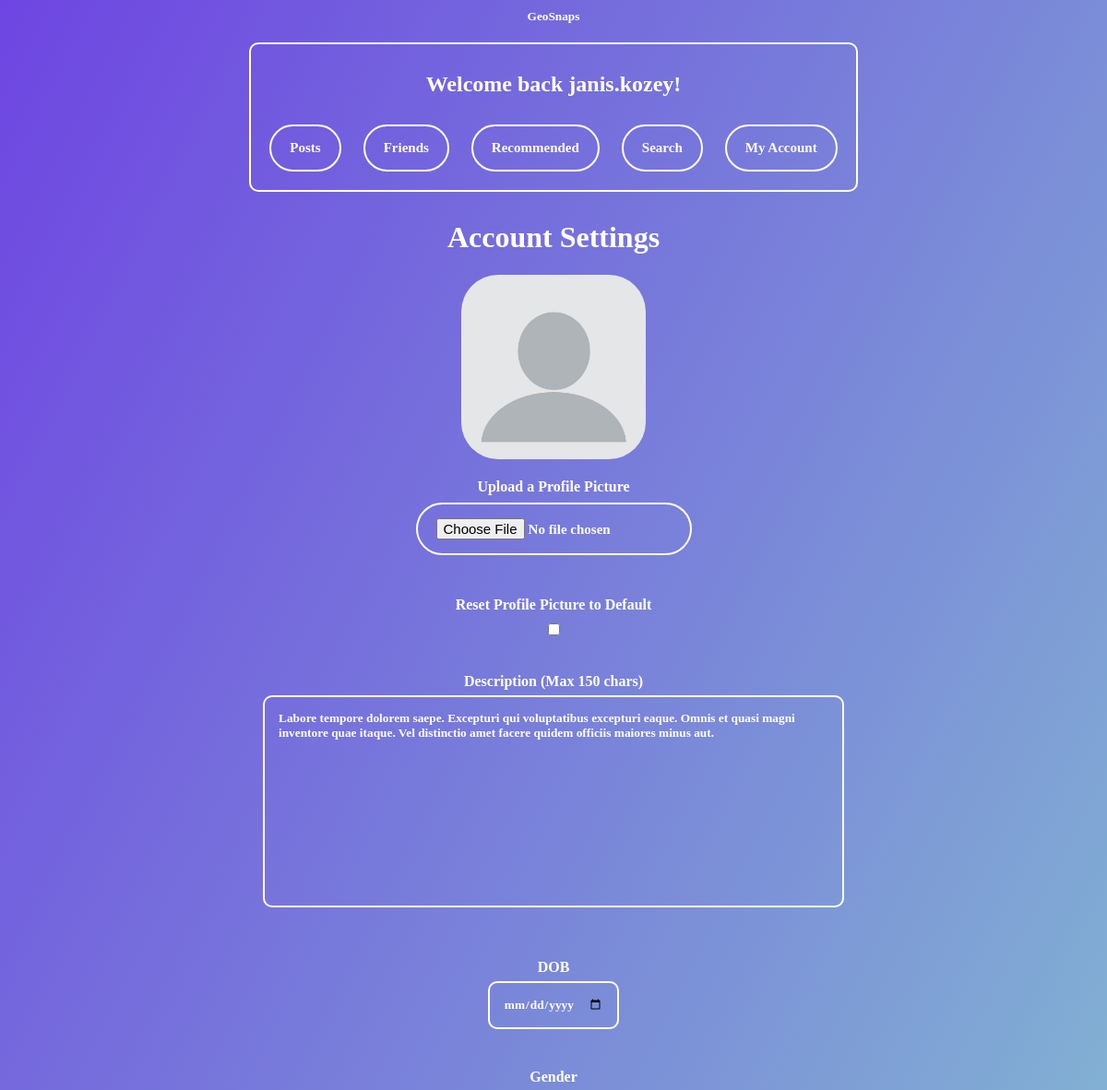
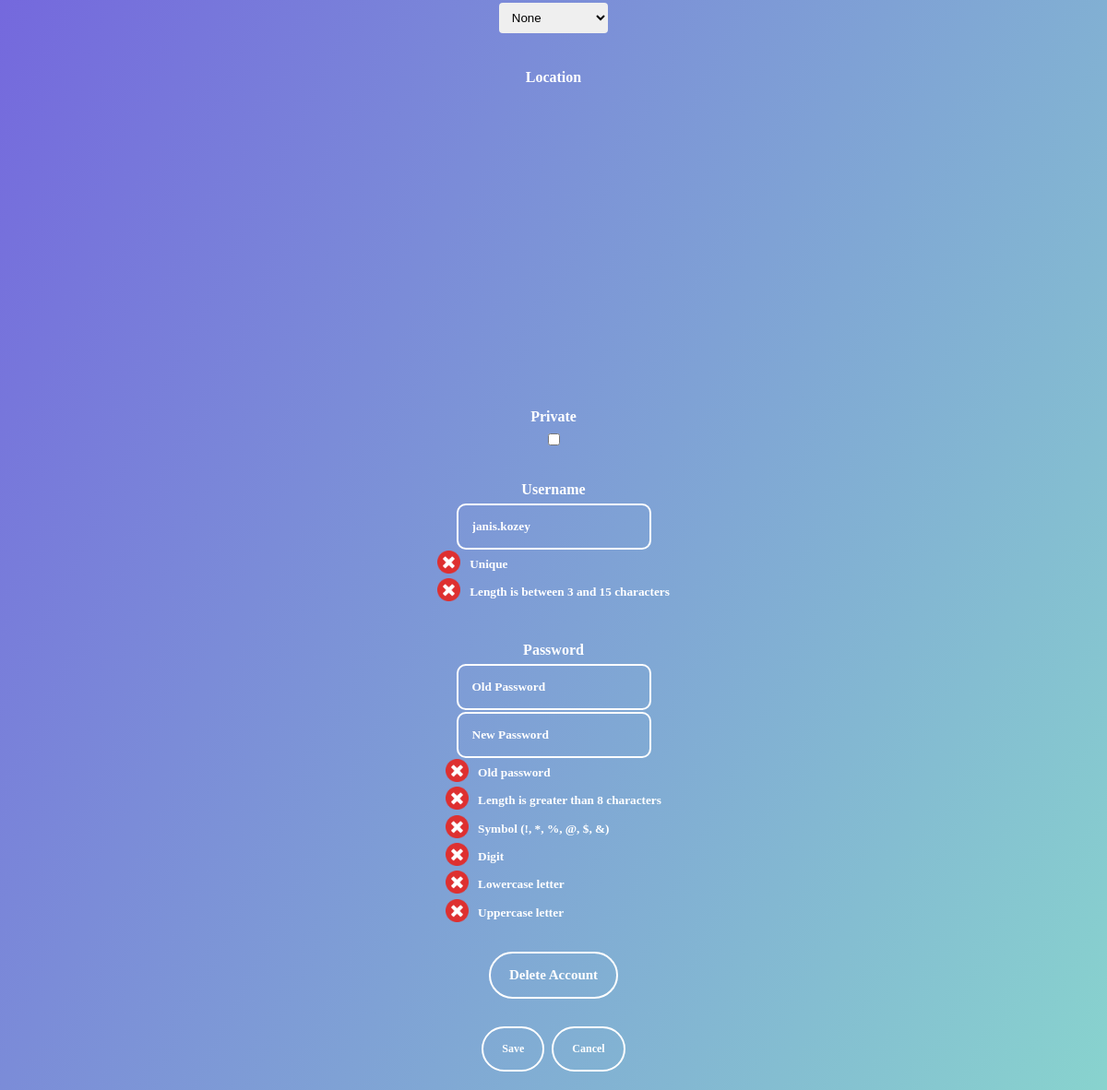
The page /account_settings (signed in) on the database its author committed (2 pictures, top to bottom).
### tables this page shows
CREATE TABLE "Accounts" (
	"username"	TEXT,
	"password"	TEXT,
	"ID"	INTEGER NOT NULL UNIQUE,
	"description"	TEXT,
	"dob"	TEXT,
	"privacy"	TEXT DEFAULT 'public',
	"lng"	TEXT,
	"lat"	TEXT,
	"gender"	TEXT,
	"pfp"	TEXT DEFAULT 'blank-profile-picture-973460_960_720.jpg',
	PRIMARY KEY("ID" AUTOINCREMENT)
);

### main.py (the view, shortened to what this page needs)
@web_site.route('/account_settings', methods=['GET', 'POST'])
def account_settings():
    filename = "1024px-Cross_red_circle.svg.png"
    username = session["username"]
    lat = session.get('lat')
    lng = session.get('lng')
    con = sqlite3.connect('database.db')
    con.row_factory = sqlite3.Row
    sql = "SELECT * FROM Accounts WHERE username = ?"
    cursor = con.cursor()
    cursor.execute(sql, (username,))
    con.commit()
    rows = cursor.fetchall()
    sql = "SELECT privacy FROM Accounts WHERE username = ?"
    cursor = con.cursor()
    cursor.execute(sql, (username,))
    getprivacy = cursor.fetchone()
    getprivacy = getprivacy[0]
    genders = ["None","Male", "Female", "Other"]
    return render_template("account_settings.html", rows=rows, getprivacy=getprivacy,filename = filename, genders=genders)

### templates/account_settings.html (shortened to what this page needs)
{% extends 'base.html' %}
{% block content %}
<h1>Account Settings</h1>
{% for row in rows %}
<img src="{{ url_for('static', filename='ProfilePictures/' + row['pfp']) }}" alt="Image" class="rounded-image">
<form method="POST" enctype="multipart/form-data">
    <h4>Upload a Profile Picture</h4>
    <br><input class="linkbutton" type="file" name="photo" accept="image/*"><br><br>
    <br><br><h4>Reset Profile Picture to Default</h4><br><input type="checkbox" id="resetpfp" name="resetpfp"><br><br>
  <br><h4>Description (Max 150 chars)</h4>
    <p><textarea class="textareadescr" name="description" placeholder="Description" maxlength="150">{{row["description"]}}</textarea></p>
  <br><h4>DOB</h4>
    <p><input type="date" name="dob" value='{{row["dob"]}}'></p><br>
  <br><h4>Gender</h4>
    <br>
   <select id="gender" name="gender">
        {% for option in genders %}
            {% if option == row["gender"] %}
                <option value="{{ option }}" selected>{{ option }}</option>
            {% else %}
                <option value="{{ option }}">{{ option }}</option>
            {% endif %}
        {% endfor %}
    </select>
    <br><br>
    <h4>Location</h4>
        {% if row['lat'] == None and row['lng'] == None %}
            <div id="map1" style="height: 300; width: 400;" class="map-container"></div>
            <script>
                var map;
                var existingmarker;
                function initMap() {
                    map = new google.maps.Map(document.getElementById('map1'), {
                        center: { lat: 32.6669, lng: -16.9241 },
                        zoom: 1,
                    });
                    map.addListener('click', function(event) {
                        if (existingmarker) {
                            existingmarker.setMap(null);
                        }
                        existingmarker = new google.maps.Marker({
                            position: event.latLng,
                            map: map,
                            title: 'Pin',
                            draggable: true
                        });
                        var lat = event.latLng.lat();
                        var lng = event.latLng.lng();
                        var xmlhttp = new XMLHttpRequest();
                        xmlhttp.open('POST', '/coords', true);
                        xmlhttp.setRequestHeader('Content-Type', 'application/json');
                        xmlhttp.send(JSON.stringify({ lat: lat, lng: lng }));
                    });
                }
            </script>
            <script async defer
                src="https://maps.googleapis.com/maps/api/js?key=AIzaSyCrLn37j2Aln7yh58GPY2AuQIDU3poAgrg&libraries=maps,marker&v=beta&callback=initMap">
            </script>
        {% else %}
            <div id="map2" style="height: 300; width: 400;" class="map-container"></div>
        {% endif %}
    <br>
  <h4>Private</h4>
  {% if getprivacy == "public" %}
    <p><input type="checkbox" id="privacy" name="privacy"></p>
  {% elif getprivacy == "private" %}
    <p><input type="checkbox" id="privacy2" name="privacy" value="1" checked></p>
  {% endif %}
        <br>
      <h4>Username</h4>
    <div id="div1">
          <div class = "input-group">
              <p><input type="text" name="Username" id="username" value='{{row["username"]}}' placeholder="Username" onkeyup="searchusernames()">
              <div class="criteria-group">
                <img id="unique" src="{{ url_for('static', filename='ticks_crosses/1024px-Cross_red_circle.svg.png') }}" alt="Image" class="criteria-image">
                <h5>Unique</h5>
              </div>
              <div class="criteria-group">
                <img id="length" src="{{ url_for('static', filename='ticks_crosses/1024px-Cross_red_circle.svg.png') }}" alt="Image" class="criteria-image">
                <h5>Length is between 3 and 15 characters</h5>
              </div>
          </div>
      </p></div>
        <h4>Password</h4>
        <p><input name="oldpassword" id="oldpassword" type="password" placeholder="Old Password" onkeyup="matcholdpassword()"></p>
      <div id="div2">
        <div class = "input-group">
            <p><input name="newpassword" id="password" type="password" value="{{password}}" placeholder="New Password" onkeyup="searchpasswords()">
            <div class="criteria-group">
                <img id="matching" src="{{ url_for('static', filename='ticks_crosses/1024px-Cross_red_circle.svg.png') }}" alt="Image" class="criteria-image">
                <h5>Old password</h5>
            </div>
            <div class="criteria-group">
                <img id="plength" src="{{ url_for('static', filename='ticks_crosses/1024px-Cross_red_circle.svg.png') }}" alt="Image" class="criteria-image">
                <h5>Length is greater than 8 characters</h5>
            </div>
             <div class="criteria-group">
                 <img id="symb" src="{{ url_for('static', filename='ticks_crosses/1024px-Cross_red_circle.svg.png') }}" alt="Image" class="criteria-image">
                 <h5>Symbol (!, *, %, @, $, &)</h5>
             </div>
             <div class="criteria-group">
                <img id="digit" src="{{ url_for('static', filename='ticks_crosses/1024px-Cross_red_circle.svg.png') }}" alt="Image" class="criteria-image">
                <h5>Digit</h5>
             </div>
            <div class="criteria-group">
                <img id="lower" src="{{ url_for('static', filename='ticks_crosses/1024px-Cross_red_circle.svg.png') }}" alt="Image" class="criteria-image">
                <h5>Lowercase letter</h5>
            </div>
            <div class="criteria-group">
                <img id="upper" src="{{ url_for('static', filename='ticks_crosses/1024px-Cross_red_circle.svg.png') }}" alt="Image" class="criteria-image">
                <h5>Uppercase letter</h5>
            </div>
        </div>
     </p></div>
    <a href ='/deleteaccount' class="linkbutton">Delete Account</a>
    <p><input type="submit" value="Save"> <input type="submit" name="cancel" value="Cancel"></p>
    </form>
    {% endfor %}
{% endblock %}

### templates/base.html (shortened to what this page needs)
<html>
<head>
<link href="/static/style.css" rel="stylesheet">
</head>
<body>
<a href='/GeoSnaps' style="display: block; text-decoration: none; color: white; pointer-events: none;">
  <h5 style="margin: 0px;">
    <span style="pointer-events: auto;">GeoSnaps</span>
  </h5>
</a>
<div class="buttonbox">
  {% if session["username"] %}
    <h2>Welcome back {{ session["username"] }}!</h2>
    <a href ='/allposts' class="linkbutton">Posts</a>
    <a href ='/friends' class="linkbutton">Friends</a>
    <a href ='/recommended' class="linkbutton">Recommended</a>
    <a href ='/search' class="linkbutton">Search</a>
    <a href ='/account' class="linkbutton">My Account</a>
  {% else %}
    <h2>You are not logged in</h2>
    <a href ='/Index' class="linkbutton">Register</a>
    <a href ='/login' class="linkbutton">Login</a>
  {% endif %}
</div>
  {% block content %}{% endblock %}
</body>
</html>

### static/style.css (style rules this page uses)
body { background: linear-gradient(to bottom right, #6e45e2, #88d3ce); text-align: center; }
h1 { color:white; font-family:Verdana; }
h2 { color:white; font-family:Verdana; }
h4 { color:white; font-family:Verdana; margin-bottom: -10; }
h5 { color:white; font-family:Verdana; }
a { font-weight:bold; text-decoration:none; margin:10px; }
input[type=button], input[type=submit] { background-color: transparent; border: 2px solid white; font-family: "Verdana"; font-weight: 700; font-size: 12px; border-radius: 30px; color: white; padding: 15px 20px; text-decoration: none; margin: 4px 2px; cursor: pointer; align-items: center; justify-content: center; }
.linkbutton { display: inline-flex; align-items: center; justify-content: center; padding: 15px 20px; font-family: "Verdana"; font-weight: 700; font-size: 15px; text-decoration: none; color: #FFFFFF; border: 2px solid #FFFFFF; border-radius: 30px; }
.buttonbox { border: 2px solid white; border-radius: 10px; padding: 10px; margin: 10px; display: inline-block; }
.map-container { width: 300px; height: 200px; margin-top: 20px; border-radius: 10px; overflow: hidden; margin-left: auto; margin-right: auto; }
.rounded-image { width: 200px; height: 200px; border-radius: 20%; object-fit: cover; }
#div1 { font-weight:bold; }
select { width: 10%; padding: 8px 10px; border: none; border-radius: 4px; }
input[type=text], input[type=number], input[type=date], input[type=time], input[type=password] { background-color: transparent; color: white; padding: 15px 15px; border-radius: 10px; border: 2px solid white; font-family:Verdana; font-weight:bold; }
input[type=text]::placeholder, input[type=number]::placeholder, input[type=date]::placeholder, input[type=time]::placeholder, input[type=password]::placeholder { color: #FFFFFF; }
.textareadescr { background-color: transparent; color: white; padding: 15px 15px; border-radius: 10px; border: 2px solid white; font-family:Verdana; font-weight:bold; resize: none; width: 630px; height: 230px; }
.textareadescr::placeholder { color: #FFFFFF; }

### templates/account_settings.html (style rules this page uses)
#div1, #div2 { display: flex; flex-direction: column; align-items: center; }
.criteria-image { display: block; margin-bottom: 5px; width: 25px; height: 25px; margin-right: 10px; }
input { margin-bottom: -30px; }
.criteria-group { display: flex; align-items: center; margin-bottom: -30px; /* }
.criteria-group h5 { margin-left: 10px; }
.input-group { margin-left: 10px; align-items: left; }

### rows shown on the page
Accounts: username "janis.kozey", pfp (placeholder picture), description "Labore tempore dolorem saepe. Excepturi qui voluptatibus excepturi eaque. Omnis et quasi magni inventore quae itaque. Vel distinctio amet facere quidem officiis maiores minus aut.", Username "janis.kozey"

### other values the page prints
form field gender "None"
